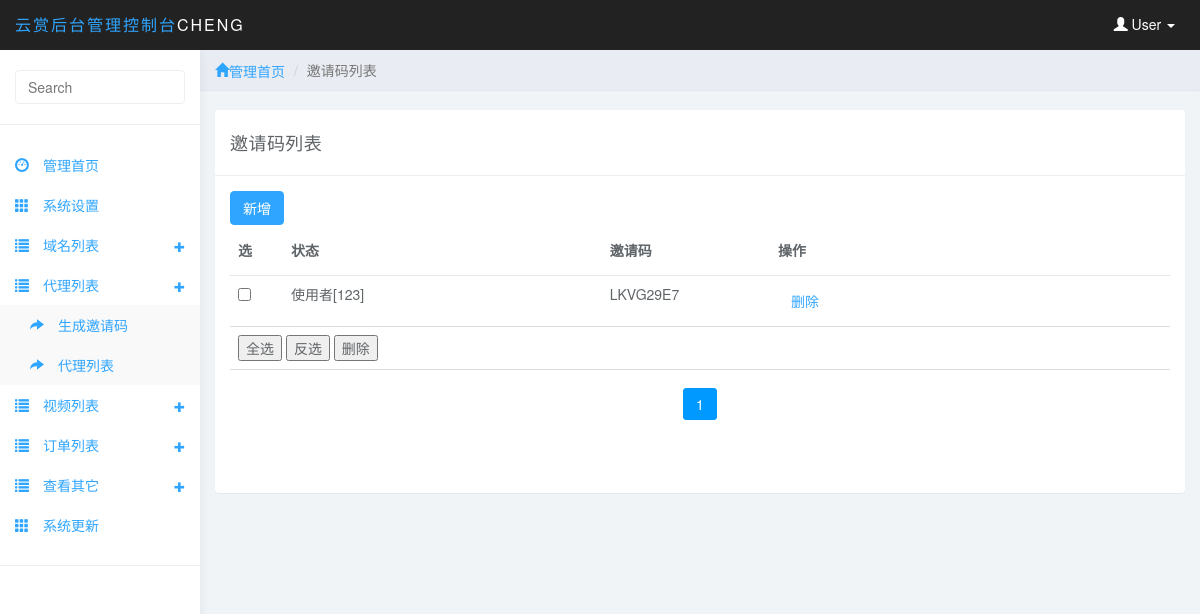
Screenshot of /adminfywl/yqm.php (signed in) with the database file from the repository.
### tables this page shows
CREATE TABLE IF NOT EXISTS `fengyunwl_admin` (
  `a_name` varchar(255) DEFAULT NULL,
  `a_password` varchar(255) DEFAULT NULL,
  `ID` int(11) NOT NULL AUTO_INCREMENT,
  PRIMARY KEY (`ID`)
);

CREATE TABLE IF NOT EXISTS `fengyunwl_yqm` (
  `ID` int(11) NOT NULL AUTO_INCREMENT,
  `uid` int(11) DEFAULT NULL,
  `card` longtext,
  `date` datetime DEFAULT NULL,
  PRIMARY KEY (`ID`)
);

CREATE TABLE IF NOT EXISTS `fengyunwl_user` (
  `ID` int(11) NOT NULL AUTO_INCREMENT,
  `username` longtext,
  `password` longtext,
  `rmb` double NOT NULL DEFAULT '0',
  `qq` longtext,
  `nickname` longtext,
  `sxf` double DEFAULT '0',
  `skm` longtext,
  `shangji` int(11) DEFAULT NULL,
  `ticheng` double DEFAULT NULL,
  `date` datetime DEFAULT NULL,
  PRIMARY KEY (`ID`)
);

### system/config.php (called while the page is built, shortened)
<?php
$result = mysql_query('select * from '.flag.'admin where id = 1  ');
$row = mysql_fetch_array($result);
$a_name = $row['a_name'];
?>

### system/inc.php (called while the page is built, shortened)
<?php
require_once('library.php');
 require_once('config.php');
require_once('function.php');
?>

### system/library.php (called while the page is built, shortened)
<?php
function page_handle($t0, $t1, $t2) {
	if (isset($_REQUEST[$t0])) {
		$page_num = $_REQUEST[$t0];
		if (empty($page_num) || $page_num < 1 || !is_numeric($page_num)) {
			$page_num = 1;
		} else {
			$page_num = intval($page_num);
		}
	} else {
		$page_num = 1;
	}
	if ($t2 == 0) {
		$page_sum = 1;
	} else {
		$page_sum = ceil($t2 / $t1);
	}
	$from_num = ($page_num - 1) * $t1;
	$tmp = array();
	$tmp[0] = $from_num;
	$tmp[1] = $t1;
	$tmp[2] = $page_sum;
	$tmp[3] = $page_num;
	$tmp[4] = $t0;
	return $tmp;
}
?>

### system/function.php (called while the page is built, shortened)
    <?php
function get_user($value,$uid)
{
	$result = mysql_query('select  *  from '.flag.'user where id = '.$uid.'  ');
	if (!!($row = mysql_fetch_array($result))) {
		return $row[$value];
	} else {
		return '用户不存在';
	}
}
  ?>

### adminfywl/yqm.php (the view, shortened to what this page needs)
<?
include('../system/inc.php');
include('./admin_config.php');
					?>
<!DOCTYPE html>
<html>
<head>
<link href="css/bootstrap.min.css" rel="stylesheet">
<link href="css/datepicker3.css" rel="stylesheet">
<link href="css/styles.css" rel="stylesheet">
<meta http-equiv="Content-Type" content="text/html; charset=utf-8"></head>
<body>
	<? include('header.php');?>
	<? include('left.php');?>
	<div class="col-sm-9 col-sm-offset-3 col-lg-10 col-lg-offset-2 main">
		<div class="row">
			<ol class="breadcrumb">
				<li><a href="admin_index.php"><span class="glyphicon glyphicon-home">管理首页</span></a></li>
				<li class="active">邀请码列表</li>
			</ol>
		</div>
<br>
		<div class="row">
			<div class="col-lg-12">
				<div class="panel panel-default">
					<div class="panel-heading">邀请码列表</div>
					<div class="panel-body">
					<a href="yqm_add.php" class="btn btn-primary">新增</a>
                                      <form id="form2" name="form2" method="post" action="" onSubmit="return checkF(this)">
					<table  class="table table-hover">
						    <thead>
						    <tr align="center">
						  	<th   width="20"><span onClick="selectBox('reverse')">选</span></th>
								<th width="180" class="sort">状态</th>
								<th class="sort" width="95">邀请码</th>
								<th width="226"><span>操作</span></th>
						    </tr>
						    </thead>
								<?php
  if (isset($_GET['key'])) {
 $sql = 'select * from '.flag.'yqm where card like "%'.$_GET['key'].'%"   order by ID desc , id desc';
 							}
							else{
									$sql = 'select * from '.flag.'yqm  order by ID desc , id desc';
 								}
								$pager = page_handle('page',20,mysql_num_rows(mysql_query($sql)));
								$result = mysql_query($sql.' limit '.$pager[0].','.$pager[1].'');
							while($row= mysql_fetch_array($result)){
						 if ($row['uid']==0)
						 {$zt='未使用';}
						 else
						 {$zt='使用者['.get_user('username',$row['uid']).']';}
 							?>
															<tr>
									<td><input type="checkbox" name="id[]" value="<? echo $row['ID']?>" style="background:none; border:none;" /></td>
									<td align="">
									 <?=$zt?>								</td>
									<td><?=$row['card']?></td>
									<td>
                                <a class="btn" href="?act=del&id=<? echo $row['ID']?>" >删除</a>								</tr>
								<? }?>
							 		<tr align="left">
															  <td colspan="10"  align="left"><input type="button" value="全选"   onClick="selectBox('all')"/>
<input type="button" value="反选"  onClick="selectBox('reverse')"/>
<input type="submit" name="btnSave"  onclick="Javascript:return confirm('您确定要删除所选ID吗');"     value="删除"/>&nbsp;						  						  </td>
						  </tr>
												<tr>
															  <td colspan="10"><div class="pagelist">
 <?php echo xiaoyewl_pape($pager[2],$pager[3],$pager[4],2);?>
 </div>			 						  						  </td>
						  </tr>
						</table>
						</form>
					</div>
				</div>
			</div>
		</div>
	</div>
</body>
</html>
<?PHP
function xiaoyewl_pape($t0, $t1, $t2, $t3) {
	$page_sum = $t0;
	$page_current = $t1;
	$page_parameter = $t2;
	$page_len = $t3;
	$page_end = '';
	$page_start = $page_current - $page_len;
	if ($page_start <= 0) {
		$page_start = 1;
	}
	$page_end = $page_current + $page_len;
	if ($page_end > $page_sum) {
		$page_end = $page_sum;
	}
	$page_link = $_SERVER['REQUEST_URI'];
	$tmp_arr = parse_url($page_link);
	if (isset($tmp_arr['query'])){
		$url = $tmp_arr['path'];
		$query = $tmp_arr['query'];
		parse_str($query, $arr);
		unset($arr[$page_parameter]);
		if (count($arr) != 0){
			$page_link = $url.'?'.http_build_query($arr).'&';
		}else{
			$page_link = $url.'?';
		}
	}else{
		$page_link = $page_link.'?';
	}
	$page_back = '';
	$page_home = '';
	$page_list = '';
	$page_last = '';
	$page_next = '';
	$tmp = '';
	if ($page_current == 1) {
		$page_back = '';
	} else {
		$page_back = '<a href="'.$page_link.$page_parameter.'='.($page_current - 1).'" title="上一页">上一页</a>';
	}
	for ($i = $page_start; $i <= $page_end; $i++) {
		if ($i == $page_current) {
			$page_list = $page_list.'<span class="current">'.$i.'</span>';
		} else {
			$page_list = $page_list.'<a href="'.$page_link.$page_parameter.'='.$i.'" title="第'.$i.'页">'.$i.'</a>';
		}
	}
	if ($page_current == $page_sum) {
		$page_next = '';
	} else {
		$page_next = '<a href="'.$page_link.$page_parameter.'='.($page_current + 1).'" title="下一页">下一页</a>';
	}
	$tmp = $tmp.$page_back.$page_home.$page_list.$page_last.$page_next.'';
	return $tmp;
}
?>

### adminfywl/header.php (shortened to what this page needs)
<nav class="navbar navbar-inverse navbar-fixed-top" role="navigation">
		<div class="container-fluid">
			<div class="navbar-header">
				<a class="navbar-brand" href="#"><span>云赏后台管理控制台</span><?=$a_name?></a>
				<ul class="user-menu">
					<li class="dropdown pull-right">
						<a href="#" class="dropdown-toggle" data-toggle="dropdown"><span class="glyphicon glyphicon-user"></span> User <span class="caret"></span></a>
					</li>
				</ul>
			</div>
		</div>
	</nav>

### adminfywl/css/styles.css (style rules this page uses)
body { background: #f1f4f7; padding-top: 50px; color: #5f6468; }
a, a:hover, a:focus { color: #30a5ff; }
.navbar-header .navbar-brand { color: #fff; font-size: 16px; text-transform: uppercase; font-weight: 500; letter-spacing: 2px; }
.navbar-header .navbar-brand span { color: #30a5ff; }
.btn-primary, .btn-primary:hover, .btn-primary:focus, .btn-primary:active, .btn-primary.active, .open > .dropdown-toggle.btn-primary, .btn-primary.disabled, .btn-primary[disabled], fieldset[disabled] .btn-primary, .btn-primary.disabled:hover, .btn-primary[disabled]:hover, fieldset[disabled] .btn-primary:hover, .btn-primary.disabled:focus, .btn-primary[disabled]:focus, fieldset[disabled] .btn-primary:focus, .btn-primary.disabled:active, .btn-primary[disabled]:active, fieldset[disabled] .btn-primary:active, .btn-primary.disabled.active, .btn-primary[disabled].active, fieldset[disabled] .btn-primary.active { background-color: #30a5ff; border-color: #30a5ff; }
.panel { border: 0; }
.panel-heading { font-size: 18px; font-weight: 300; letter-spacing: 0.025em; height: 66px; line-height: 45px; }
.panel-default .panel-heading { background: #fff; border-bottom: 1px solid #eee; color: #5f6468; }
.navbar { border: 0; }
.user-menu { display: inline-block; margin-top: 14px; margin-right: 10px; float: right; list-style: none; padding: 0; }
.user-menu a { color: #fff; }
@media (min-width: 768px) { .navbar-header { width: 100%; } }
.breadcrumb { border-radius: 0; padding: 10px 15px; background: #e9ecf2; box-shadow: 0 1px 1px rgba(0, 0, 0, .05); margin: 0 ; }
.table { background: #fff; }
.table>thead>tr>th { border-bottom: 1px solid #e6e7e8; vertical-align: middle; height: 50px; }

### adminfywl/yqm.php (style rules this page uses)
.pagelist { padding:10px 0; text-align:center; }
.pagelist span,.pagelist a { border-radius:3px; border:1px solid #dfdfdf;display:inline-block; padding:5px 12px; }
.pagelist span.current { background:#09F; color:#FFF; border-color:#09F; margin:0 2px; }

### rows the page displays
fengyunwl_admin: a_name "CHENG"
fengyunwl_yqm: uid.username "使用者[123]", card "LKVG29E7"
